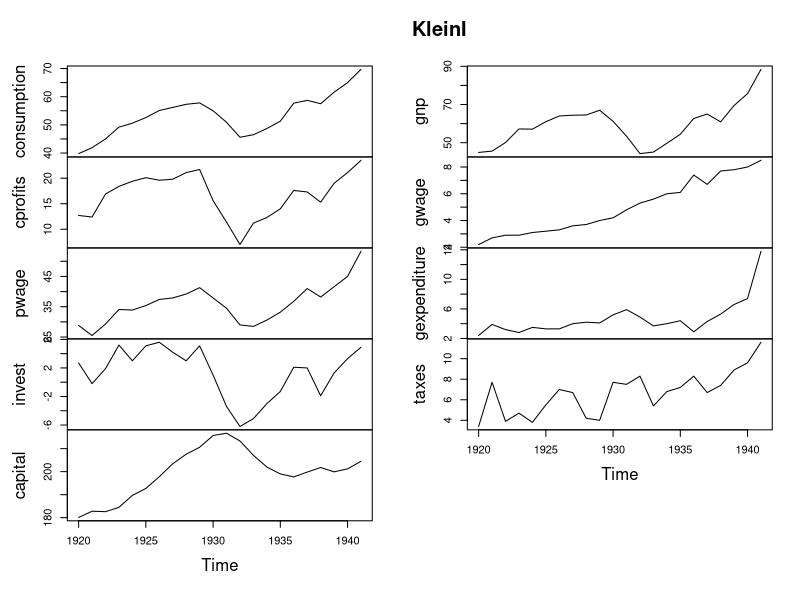

Source code (R):
library(AER)


### Name: KleinI
### Title: Klein Model I
### Aliases: KleinI
### Keywords: datasets

### ** Examples

data("KleinI", package = "AER")
plot(KleinI)

## Greene (2003), Tab. 15.3, OLS
library("dynlm")
fm_cons <- dynlm(consumption ~ cprofits + L(cprofits) + I(pwage + gwage), data = KleinI)
fm_inv <- dynlm(invest ~ cprofits + L(cprofits) + capital, data = KleinI)
fm_pwage <- dynlm(pwage ~ gnp + L(gnp) + I(time(gnp) - 1931), data = KleinI)
summary(fm_cons)
summary(fm_inv)
summary(fm_pwage)

## More examples can be found in:
## help("Greene2003")
